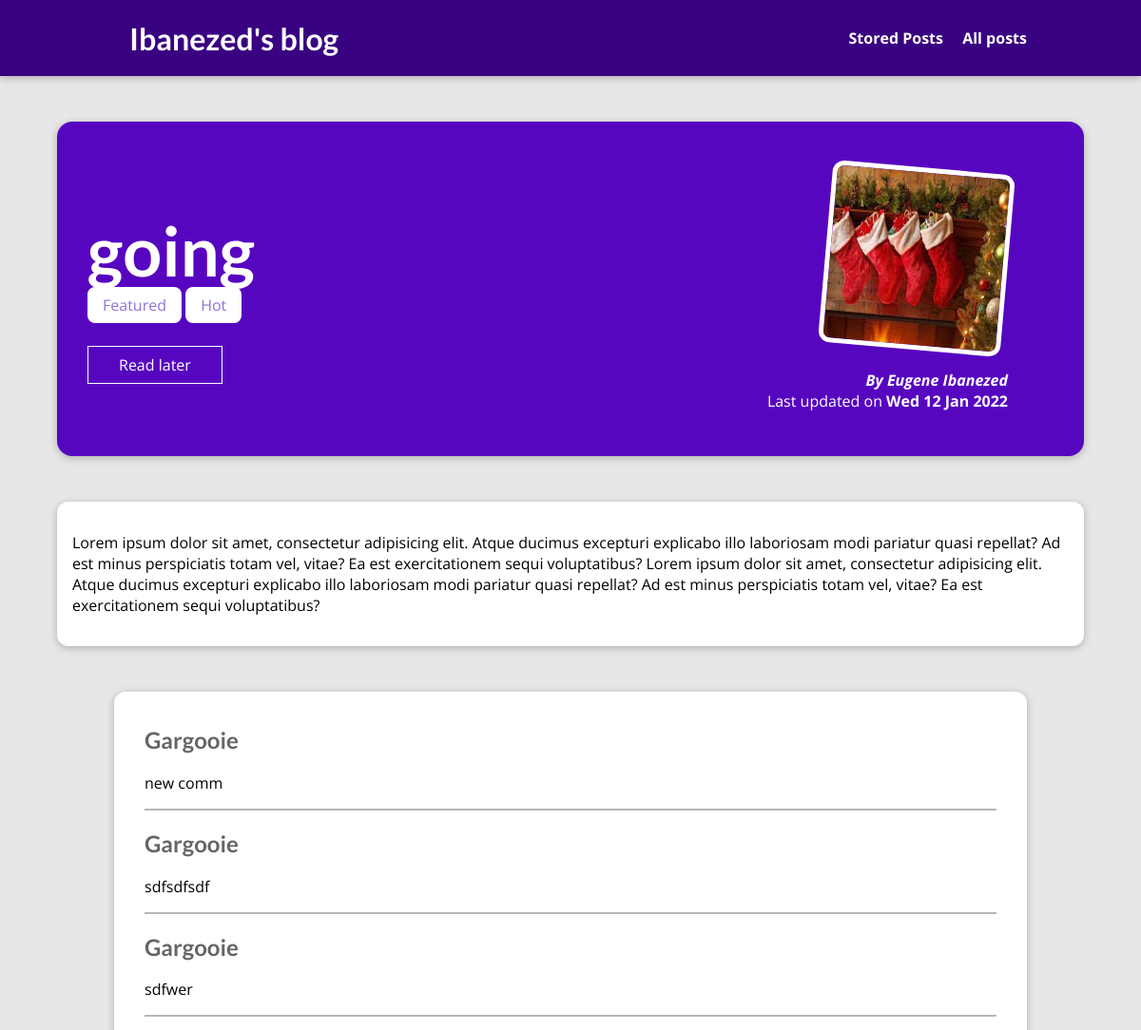
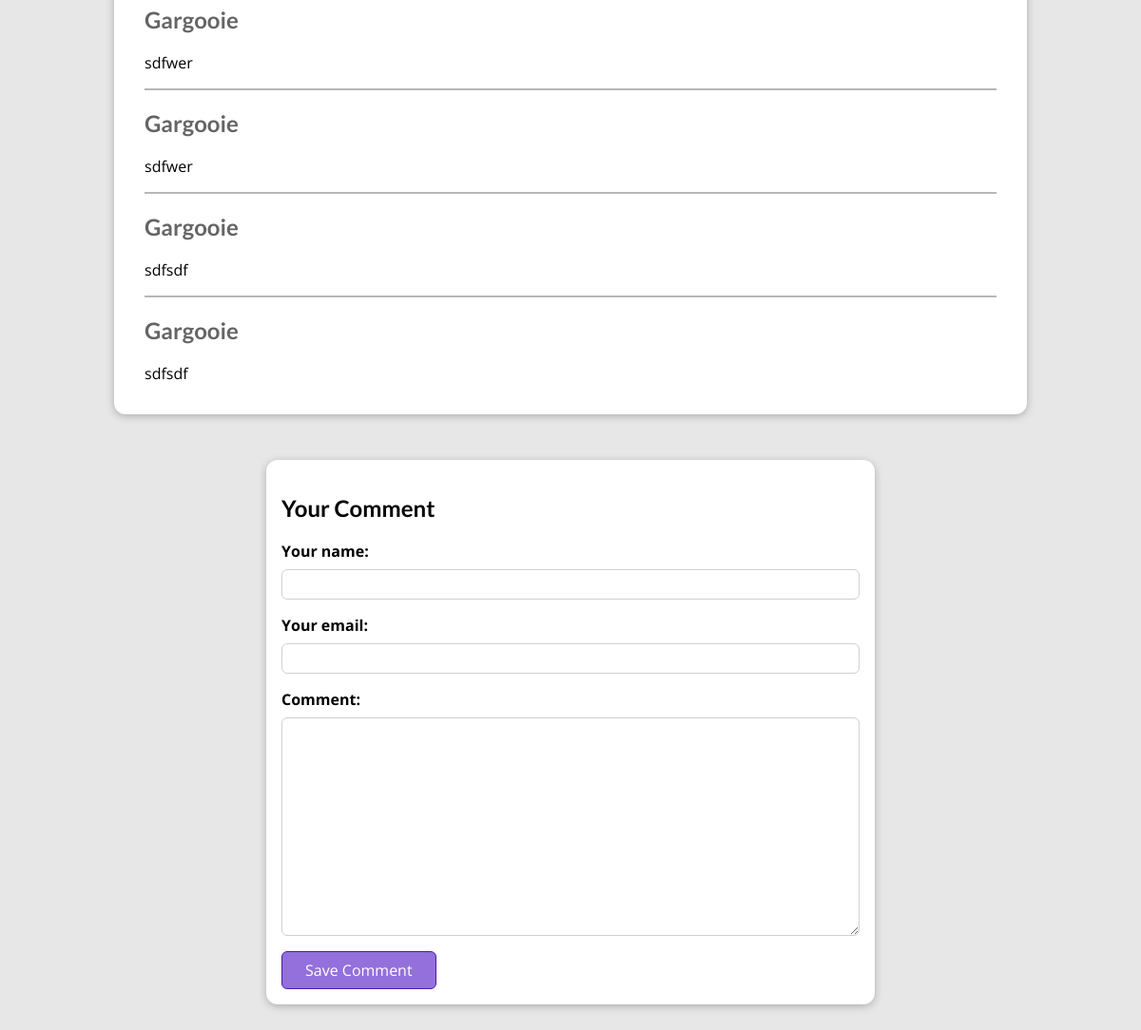
Screenshot of /posts/tech-news with the database file from the repository (2 pictures, top to bottom).
### blog/models.py (models this page shows, shortened)
class Post(models.Model):
    slug = models.SlugField(unique=True,db_index=True)
    image_name = models.CharField(max_length=100)
    image = models.ImageField(upload_to='images')
    author = models.ForeignKey(Author, on_delete=models.SET_NULL,null=True,
                               related_name='posts')
    date = models.DateField(auto_now=True)
    title = models.CharField(max_length=150)
    excerpt = models.CharField(max_length=200)
    content = models.TextField(validators=[MinLengthValidator(10)])
    tags = models.ManyToManyField(Tag)

class Tag(models.Model):
    caption = models.CharField(max_length=200)

class Author(models.Model):
    first_name = models.CharField(max_length=100)
    last_name = models.CharField(max_length=100)
    email = models.EmailField(max_length=200)

class Comment(models.Model):
    name = models.CharField(max_length=50)
    email = models.EmailField()
    comment_text = models.TextField(
        validators = [MinLengthValidator(3),MaxLengthValidator(500)])
    post = models.ForeignKey(Post, on_delete=models.CASCADE, related_name="comments", null=True)

### blog/views.py (the view, shortened to what this page needs)
# urls.py: path("posts/<slug:slug>",views.PostDetailView.as_view(), name="post_detail_page"),
class PostDetailView(View):
    def is_stored_post(self, request, post_id):
        stored_posts = request.session.get("stored_posts")
        if stored_posts is not None:
            is_saved_for_later = post_id in stored_posts
        else:
            is_saved_for_later = False
        return is_saved_for_later
    def get(self, request,slug):
        post=Post.objects.get(slug=slug)
        context =  {
            "post": post,
            "post_tags": post.tags.all(),
            "comment_form": CommentForm(),
            "comments": post.comments.all().order_by("-id"),
            "saved_for_later": self.is_stored_post(request, post.id)
        }
        return render(request, "blog/post-detail.html", context)

### blog/forms.py
class CommentForm(forms.ModelForm):
    class Meta:
        model = Comment
        exclude = ["post"]
        labels = {
            "name" : "Your name",
            "email" : "Your email",
            "comment_text": "Comment"
        }

### blog/templates/blog/post-detail.html (shortened to what this page needs)
{% extends "base.html" %}
{% load static %}
{% block css_files %}
    <link rel="stylesheet" href="{% static "blog/post-detail.css" %}">
{% endblock %}
{% block content %}
    <section id="summary">
        <h2>{{ post.title }}</h2>
        <div>
            {% for tag in post_tags %}
                <span class="tag">{{ tag.caption }}</span>
            {% endfor %}
        </div>
        <div id="read-later">
            <form action="{% url "favorites" %}" method="post">
                    <button>
                        {% if saved_for_later %}
                            Remove from read later
                        {% else %}
                            Read later
                        {% endif %}
                    </button>
            </form>
        </div>
        <article>
            {% if post.image %}
                <img src="{{ post.image.url }}" alt="">
            {% endif %}
            <address>By <a href="mailto:{{ post.author.email }}">{{ post.author.first_name|title }} {{ post.author.last_name|title }}</a></address>
            <div>
                Last updated on <time>{{ post.date|date:"D d M Y" }}</time>
            </div>
        </article>
    </section>
    <main>
        {{ post.content|linebreaks }}
    </main>
    <section id="comments">
    <ul>
        {% for comment in comments %}
            <li>
                <h2>{{ comment.name }}</h2>
                <p>{{ comment.comment_text|linebreaks }}</p>
            </li>
        {% endfor %}
    </ul>
    </section>
    <section  id="comment-form">
        <h2>Your Comment</h2>
        <form action="{% url "post_detail_page" post.slug %}" method="POST">
            {% for form_field in comment_form %}
                <div class="form-control {% if form_field.errors %}invalid{% endif %}">
                    {{ form_field.label_tag }}
                    {{ form_field }}
                </div>
            {% endfor %}
            <button>Save Comment</button>
        </form>
    </section>
{% endblock %}

### static/app.css (style rules this page uses)
* { box-sizing: border-box; }
html { font-family: 'Open Sans', 'Lato', sans-serif; }
body { margin: 0; }
h1, h2, h3 { font-family: 'Lato', sans-serif; font-weight: bold; }

### blog/static/blog/post-detail.css (style rules this page uses)
body { background-color: #e7e7e7; }
#summary { margin: 8rem auto 3rem auto; padding: 2rem; width: 90%; max-width: 90rem; border-radius: 16px; background-color: #5706c0; position: relative; box-shadow: 0 2px 8px rgba(0, 0, 0, 0.25); height: 22rem; }
#summary h2 { color: white; font-size: 4.5rem; margin-bottom:0.25rem; }
#summary article { position: absolute; top: 2rem; right: 3rem; padding: 1rem 2rem; border-radius: 12px; text-align: right; color: white; }
#summary article img { width: 12rem; height: 12rem; border-radius: 12px; transform: rotateZ(5deg); border: 5px solid white; margin-bottom: 1rem; }
#summary address { font-weight: bold; }
#summary a { color: white; text-decoration: none; }
#summary time { font-weight: bold; }
#read-later { margin: 2rem 0; }
#read-later button { background-color: transparent; border: 1px solid white; padding: 0.5rem 2rem; font:inherit; color: white; cursor: pointer; }
main { width: 90%; max-width: 90rem; margin: 3rem auto; background-color: white; padding: 1rem; border-radius: 12px; box-shadow: 0 2px 8px rgba(0, 0, 0, 0.25); }
.tag { background-color:white; color:mediumpurple; padding:0.5rem 1rem; border-radius: 8px; }
#comment-form { margin: 3rem auto; width: 90%; max-width: 40rem; border-radius: 12px; background-color: white; box-shadow: 0 2px 8px rgba(0,0,0,0.25); padding: 1rem; }
#comment-form button { font:inherit; background-color: mediumpurple; color:white; border: 1px solid #4c18b0; padding: 0.5rem 1.5rem; border-radius: 6px; cursor: pointer; }
.form-control { margin-bottom: 1rem; }
.form-control label { font-weight: bold; margin-bottom: 0.5rem; display: block; }
.form-control input,.form-control textarea { display: block; width: 100%; font:inherit; padding: 0.25rem; border-radius: 6px; border: 1px solid #d2d0d0; }
#comments { margin: 3rem auto; width: 90%; max-width: 60rem; border-radius: 12px; background-color: white; box-shadow: 0 2px 8px rgba(0,0,0,0.25); padding: 1rem 2rem; }
#comments ul { list-style: none; margin: 0; padding: 0; }
#comments li { margin-bottom: 1rem; border-bottom: 2px solid #b7b7b7; }
#comments li:last-of-type { border-bottom: none; }
#comments h2 { color: #656565; }

### rows the page displays
Post: title "going", image (picture), author.first_name "Eugene", author.last_name "Ibanezed", date "Wed 12 Jan 2022", content "Lorem ipsum dolor sit amet, consectetur adipisicing elit. Atque ducimus excepturi explicabo illo laboriosam modi pariatur quasi repellat? Ad est minus perspiciatis totam vel, vitae? Ea est exercitationem sequi voluptatibus? Lorem ipsum dolor sit amet, consectetur adipisicing elit. Atque ducimus excepturi explicabo illo laboriosam modi pariatur quasi repellat? Ad est minus perspiciatis totam vel, vitae? Ea est exercitationem sequi voluptatibus?"
Tag: caption "Featured"
Tag: caption "Hot"
Comment: name "Gargooie", comment_text "new comm"
Comment: name "Gargooie", comment_text "sdfsdfsdf"
Comment: name "Gargooie", comment_text "sdfwer"
Comment: name "Gargooie", comment_text "sdfwer"
Comment: name "Gargooie", comment_text "sdfwer"
Comment: name "Gargooie", comment_text "sdfsdf"
Comment: name "Gargooie", comment_text "sdfsdf"
